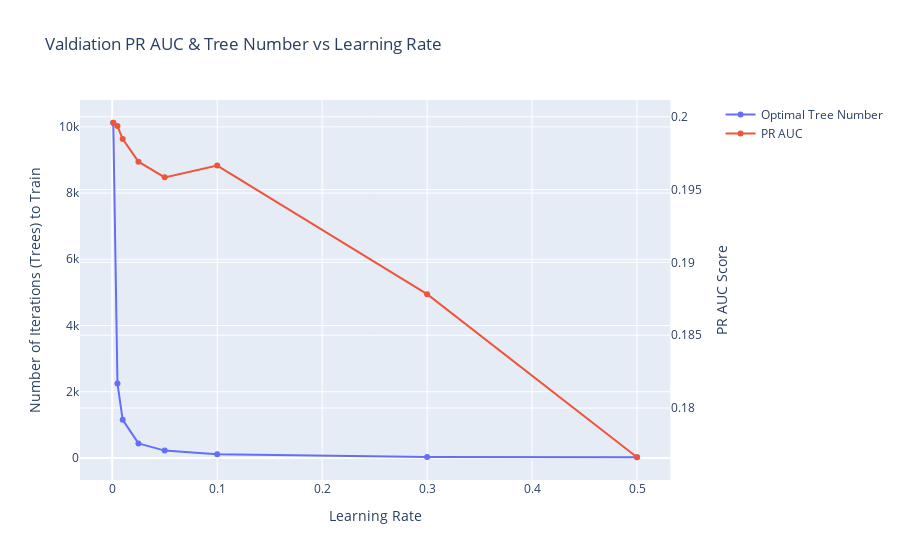

Notebook cell for this chart:
### Code cell
# Create figure with secondary y-axis
fig = make_subplots(specs=[[{"secondary_y": True}]])

# Add traces
fig.add_trace(
    go.Scatter(x=lrs, y=best_iters, name="Optimal Tree Number"),
    secondary_y=False,
)

fig.add_trace(
    go.Scatter(x=lrs, y=prs, name="PR AUC"),
    secondary_y=True,
)

# Add figure title
fig.update_layout(
    title_text="Valdiation PR AUC & Tree Number vs Learning Rate"
)

# Set x-axis title
fig.update_xaxes(title_text="Learning Rate")

# Set y-axes titles
fig.update_yaxes(title_text="Number of Iterations (Trees) to Train", secondary_y=False)
fig.update_yaxes(title_text="PR AUC Score", secondary_y=True)

fig.show()

### Figure 1 — Plotly figure (JSON) as saved in the notebook; plotly's stock layout.template omitted (floating-point values rounded to 4 significant figures)
{"data": [{"name": "Optimal Tree Number", "type": "scatter", "x": [0.5, 0.3, 0.1, 0.05, 0.025, 0.01, 0.005, 0.001], "xaxis": "x", "y": [20, 31, 112, 221, 438, 1151, 2247, 10124], "yaxis": "y"}, {"name": "PR AUC", "type": "scatter", "x": [0.5, 0.3, 0.1, 0.05, 0.025, 0.01, 0.005, 0.001], "xaxis": "x", "y": [0.1766, 0.1878, 0.1967, 0.1958, 0.1969, 0.1985, 0.1994, 0.1996], "yaxis": "y2"}], "layout": {"title": {"text": "Valdiation PR AUC & Tree Number vs Learning Rate"}, "xaxis": {"anchor": "y", "domain": [0, 0.94], "title": {"text": "Learning Rate"}}, "yaxis": {"anchor": "x", "domain": [0, 1], "title": {"text": "Number of Iterations (Trees) to Train"}}, "yaxis2": {"anchor": "x", "overlaying": "y", "side": "right", "title": {"text": "PR AUC Score"}}}}
